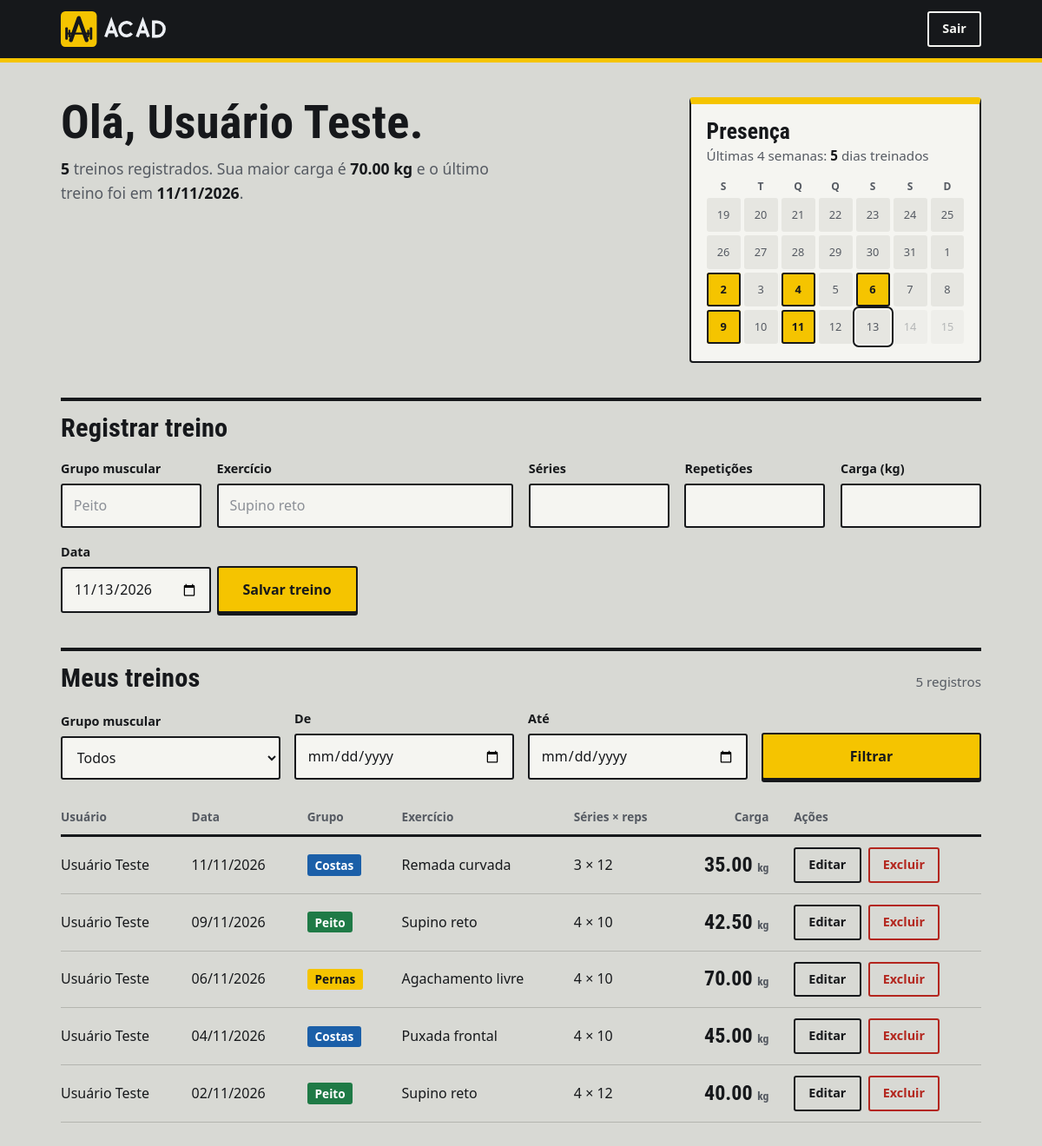
/painel.php (signed in), run on the app's committed database.
### tables this page shows
CREATE TABLE IF NOT EXISTS treinos (
    id INT AUTO_INCREMENT PRIMARY KEY,
    usuario_id INT NOT NULL,
    grupo_muscular VARCHAR(50) NOT NULL,
    exercicio VARCHAR(100) NOT NULL,
    series INT NOT NULL,
    repeticoes INT NOT NULL,
    carga_kg DECIMAL(5,2) DEFAULT 0.00,
    data_treino DATE NOT NULL,
    criado_em TIMESTAMP DEFAULT CURRENT_TIMESTAMP,

    CONSTRAINT fk_treinos_usuarios
        FOREIGN KEY (usuario_id)
        REFERENCES usuarios(id)
        ON DELETE CASCADE
);

CREATE TABLE IF NOT EXISTS usuarios (
    id INT AUTO_INCREMENT PRIMARY KEY,
    nome VARCHAR(100) NOT NULL,
    email VARCHAR(100) NOT NULL UNIQUE,
    senha VARCHAR(255) NOT NULL,
    criado_em TIMESTAMP DEFAULT CURRENT_TIMESTAMP
);

### painel.php (the view, shortened to what this page needs)
<?php
require_once 'php/conexao.php';
$usuario_id = $_SESSION['usuario_id'];
$filtroGrupo = trim($_GET['grupo'] ?? '');
$filtroDe    = $_GET['de'] ?? '';
$filtroAte   = $_GET['ate'] ?? '';
if (preg_match('/^\d{4}-\d{2}-\d{2}$/', $filtroDe) !== 1) {
    $filtroDe = '';
}
if (preg_match('/^\d{4}-\d{2}-\d{2}$/', $filtroAte) !== 1) {
    $filtroAte = '';
}
$filtrando = ($filtroGrupo !== '' || $filtroDe !== '' || $filtroAte !== '');
$sql = "SELECT t.*, u.nome AS nome_usuario
        FROM treinos t
        INNER JOIN usuarios u ON t.usuario_id = u.id
        WHERE t.usuario_id = :usuario_id";
$params = [':usuario_id' => $usuario_id];
$sql .= " ORDER BY t.data_treino DESC, t.id DESC";
$stmt = $pdo->prepare($sql);
$stmt->execute($params);
$treinos = $stmt->fetchAll();
$totalTreinos = count($treinos);
$stmt = $pdo->prepare("SELECT COUNT(*) AS total, MAX(carga_kg) AS maior, MAX(data_treino) AS ultimo FROM treinos WHERE usuario_id = :usuario_id");
$stmt->execute([':usuario_id' => $usuario_id]);
$resumo = $stmt->fetch();
$totalGeral   = (int)$resumo['total'];
$maiorCarga   = $resumo['maior'] ?? 0;
$ultimoTreino = $resumo['ultimo'] ? date('d/m/Y', strtotime($resumo['ultimo'])) : '—';
$hoje   = new DateTime('today');
$inicio = (clone $hoje)->modify('monday this week')->modify('-3 weeks');
$stmt = $pdo->prepare("SELECT DISTINCT data_treino FROM treinos WHERE usuario_id = :usuario_id AND data_treino >= :inicio");
$stmt->execute([':usuario_id' => $usuario_id, ':inicio' => $inicio->format('Y-m-d')]);
$diasComTreino = array_flip($stmt->fetchAll(PDO::FETCH_COLUMN));
$dias = [];
$diasTreinados = 0;
for ($i = 0; $i < 28; $i++) {
    $d = (clone $inicio)->modify("+$i days");
    $chave  = $d->format('Y-m-d');
    $futuro = $d > $hoje;
    $feito  = !$futuro && isset($diasComTreino[$chave]);
    if ($feito) {
        $diasTreinados++;
    }
    $dias[] = [
        'numero' => $d->format('j'),
        'rotulo' => $d->format('d/m/Y'),
        'feito'  => $feito,
        'hoje'   => $d == $hoje,
        'futuro' => $futuro,
    ];
}
?>
<!DOCTYPE html>
<html lang="pt-BR">
<head>
    <link rel="stylesheet" href="css/style.css">
</head>
<body>
    <header class="topo">
        <div class="topo__conteudo">
            <a class="logo" href="painel.php"><img src="img/logo.svg" alt="Acad" width="150" height="48"></a>
            <a class="btn btn--secundario btn--pequeno" href="logout.php">Sair</a>
        </div>
    </header>
    <main class="pagina">
        <div class="pagina__topo">
        <div class="pagina__titulo">
            <h1>Olá, <?= htmlspecialchars($_SESSION['usuario_nome']) ?>.</h1>
            <?php if ($totalGeral === 0): ?>
                <p>Você ainda não registrou nenhum treino. Preencha a ficha abaixo para começar.</p>
            <?php else: ?>
                <p>
                    <strong><?= $totalGeral ?></strong> <?= $totalGeral === 1 ? 'treino registrado' : 'treinos registrados' ?>.
                    Sua maior carga é <strong><?= htmlspecialchars((string)$maiorCarga) ?> kg</strong>
                    e o último treino foi em <strong><?= htmlspecialchars($ultimoTreino) ?></strong>.
                </p>
            <?php endif; ?>
        </div>
        <aside class="presenca" aria-labelledby="titulo-presenca">
            <h2 id="titulo-presenca">Presença</h2>
            <p class="presenca__sub">Últimas 4 semanas: <strong><?= $diasTreinados ?></strong> <?= $diasTreinados === 1 ? 'dia treinado' : 'dias treinados' ?></p>
            <div class="presenca__semana" aria-hidden="true">
                <span>S</span><span>T</span><span>Q</span><span>Q</span><span>S</span><span>S</span><span>D</span>
            </div>
            <ol class="presenca__grade">
                <?php foreach ($dias as $dia): ?>
                <li class="dia<?= $dia['feito'] ? ' dia--feito' : '' ?><?= $dia['hoje'] ? ' dia--hoje' : '' ?><?= $dia['futuro'] ? ' dia--futuro' : '' ?>"
                    title="<?= htmlspecialchars($dia['rotulo']) ?>"<?= $dia['feito'] ? ' aria-label="' . htmlspecialchars($dia['rotulo']) . ': treinou"' : '' ?>><?= $dia['numero'] ?></li>
                <?php endforeach; ?>
            </ol>
        </aside>
        </div>
        <section class="secao" aria-labelledby="titulo-novo">
            <div class="secao__cabecalho">
                <h2 id="titulo-novo">Registrar treino</h2>
            </div>
            <form class="form form--treino" action="painel.php" method="POST">
                <div class="campo">
                    <label for="grupo_muscular">Grupo muscular</label>
                    <input type="text" id="grupo_muscular" name="grupo_muscular" placeholder="Peito" maxlength="50" required>
                </div>
                <div class="campo campo--largo">
                    <label for="exercicio">Exercício</label>
                    <input type="text" id="exercicio" name="exercicio" placeholder="Supino reto" maxlength="100" required>
                </div>
                <div class="campo">
                    <label for="series">Séries</label>
                    <input type="number" id="series" name="series" min="1" required>
                </div>
                <div class="campo">
                    <label for="repeticoes">Repetições</label>
                    <input type="number" id="repeticoes" name="repeticoes" min="1" required>
                </div>
                <div class="campo">
                    <label for="carga_kg">Carga (kg)</label>
                    <input type="number" id="carga_kg" name="carga_kg" step="0.5" min="0">
                </div>
                <div class="campo">
                    <label for="data_treino">Data</label>
                    <input type="date" id="data_treino" name="data_treino" value="<?= date('Y-m-d') ?>" required>
                </div>
                <button class="btn" type="submit">Salvar treino</button>
            </form>
        </section>
        <section class="secao" aria-labelledby="titulo-lista">
            <div class="secao__cabecalho">
                <h2 id="titulo-lista">Meus treinos</h2>
                <span><?= $totalTreinos ?> <?= $totalTreinos === 1 ? 'registro' : 'registros' ?></span>
            </div>
            <form class="filtros" action="painel.php" method="GET">
                <div class="campo">
                    <label for="filtro_grupo">Grupo muscular</label>
                    <select id="filtro_grupo" name="grupo">
                        <option value="">Todos</option>
                    </select>
                </div>
                <div class="campo">
                    <label for="filtro_de">De</label>
                    <input type="date" id="filtro_de" name="de" value="<?= htmlspecialchars($filtroDe) ?>">
                </div>
                <div class="campo">
                    <label for="filtro_ate">Até</label>
                    <input type="date" id="filtro_ate" name="ate" value="<?= htmlspecialchars($filtroAte) ?>">
                </div>
                <button class="btn" type="submit">Filtrar</button>
            </form>
            <?php if ($totalTreinos === 0): ?>
                <p class="vazio"><?= $filtrando ? 'Nenhum treino encontrado com esses filtros.' : 'Nenhum treino por aqui ainda.' ?></p>
            <?php else: ?>
                <div class="tabela-wrap">
                    <table class="tabela">
                        <thead>
                            <tr>
                                <th scope="col">Usuário</th>
                                <th scope="col">Data</th>
                                <th scope="col">Grupo</th>
                                <th scope="col">Exercício</th>
                                <th scope="col">Séries × reps</th>
                                <th scope="col" class="num">Carga</th>
                                <th scope="col">Ações</th>
                            </tr>
                        </thead>
                        <tbody>
                            <?php foreach ($treinos as $t): ?>
                            <?php $corGrupo = abs(crc32(mb_strtolower($t['grupo_muscular']))) % 4; ?>
                            <tr>
                                <td data-label="Usuário"><?= htmlspecialchars($t['nome_usuario']) ?></td>
                                <td data-label="Data"><?= date('d/m/Y', strtotime($t['data_treino'])) ?></td>
                                <td data-label="Grupo"><span class="selo selo--<?= $corGrupo ?>"><?= htmlspecialchars($t['grupo_muscular']) ?></span></td>
                                <td data-label="Exercício"><?= htmlspecialchars($t['exercicio']) ?></td>
                                <td data-label="Séries × reps"><?= (int)$t['series'] ?> × <?= (int)$t['repeticoes'] ?></td>
                                <td data-label="Carga" class="num carga"><?= htmlspecialchars((string)$t['carga_kg']) ?> <small>kg</small></td>
                                <td data-label="Ações">
                                    <div class="acoes">
                                        <a class="btn btn--contorno btn--pequeno" href="editar.php?id=<?= (int)$t['id'] ?>">Editar</a>
                                        <form action="painel.php" method="POST" onsubmit="return confirm('Excluir este treino?');">
                                            <button class="btn btn--perigo btn--pequeno" type="submit">Excluir</button>
                                        </form>
                                    </div>
                                </td>
                            </tr>
                            <?php endforeach; ?>
                        </tbody>
                    </table>
                </div>
            <?php endif; ?>
        </section>
    </main>
</body>
</html>

### data on the page
treinos: usuario.nome "Usuário Teste", data_treino "11/11/2026", grupo_muscular "Costas", exercicio "Remada curvada", series "3", repeticoes "12", carga_kg "35.00"
treinos: usuario.nome "Usuário Teste", data_treino "09/11/2026", grupo_muscular "Peito", exercicio "Supino reto", series "4", repeticoes "10", carga_kg "42.50"
treinos: usuario.nome "Usuário Teste", data_treino "06/11/2026", grupo_muscular "Pernas", exercicio "Agachamento livre", series "4", repeticoes "10", carga_kg "70.00"
treinos: usuario.nome "Usuário Teste", data_treino "04/11/2026", grupo_muscular "Costas", exercicio "Puxada frontal", series "4", repeticoes "10", carga_kg "45.00"
treinos: usuario.nome "Usuário Teste", data_treino "02/11/2026", grupo_muscular "Peito", exercicio "Supino reto", series "4", repeticoes "12", carga_kg "40.00"

### other printed values
$_SESSION['usuario_nome'] "Usuário Teste"
$totalGeral "5"
$maiorCarga "70.00"
$ultimoTreino "11/11/2026"
$diasTreinados "5"
$dia['numero'] "19"
$dia['numero'] "20"
$dia['numero'] "21"
$dia['numero'] "22"
$dia['numero'] "23"
$dia['numero'] "24"
$dia['numero'] "25"
$dia['numero'] "26"
$dia['numero'] "27"
$dia['numero'] "28"
